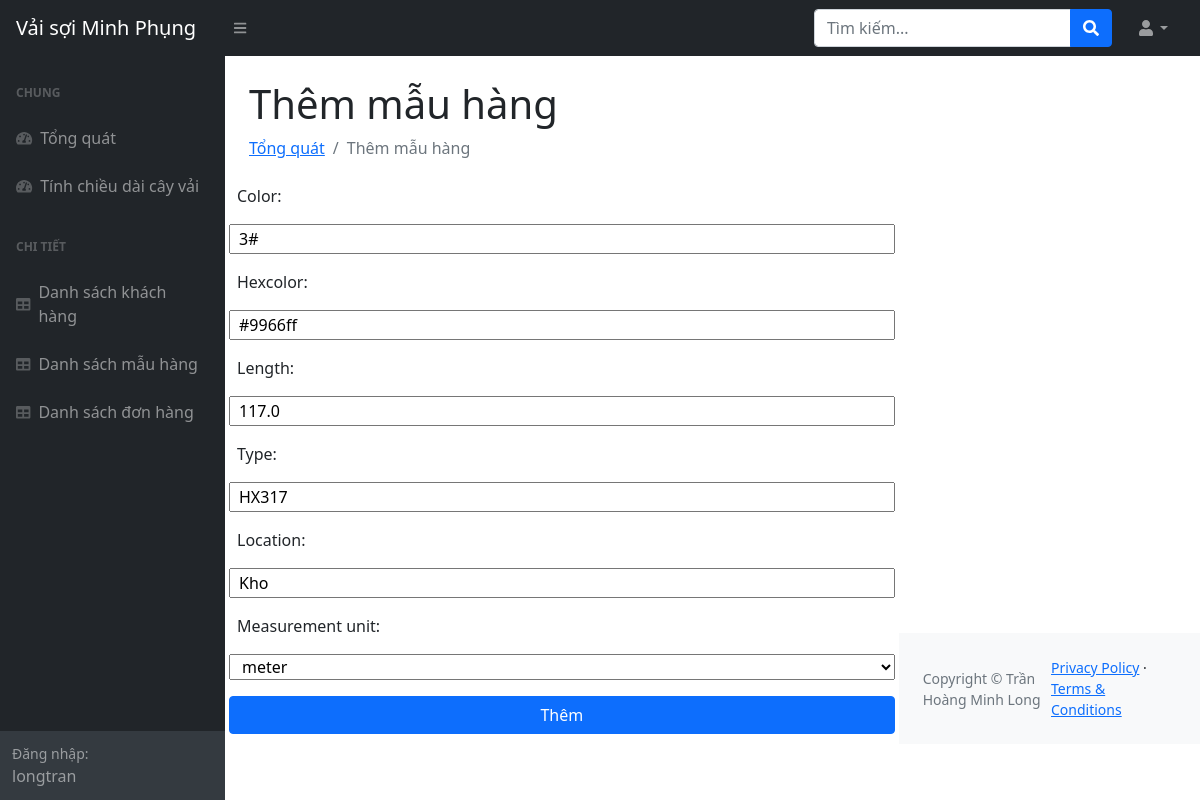
The page /updateProduct/20 (signed in) on the database its author committed.
### management/models.py (models this page shows, shortened)
class Product(models.Model):
    measurement_unit_choices = [
        ('m', 'meter'),
        ('y', 'yard'),
    ]
    product_id = models.BigAutoField(primary_key=True)
    color = models.CharField(max_length=64)
    hexcolor = models.CharField(max_length=64)
    length = models.FloatField()
    measurement_unit = models.CharField(max_length = 64, choices = measurement_unit_choices)
    type = models.CharField(max_length=64)
    location = models.CharField(max_length=64, null=True)
    measurement_unit = models.CharField(max_length=64, choices=measurement_unit_choices)
    product_date = models.DateTimeField(auto_now_add=True, null=True)

### management/decorators.py (the view)
        def wrapper_func(request, *args, **kwargs):
            group = None
            if request.user.groups.exists():
                group = request.user.groups.all()[0].name
            if group in allowed_roles:
                return view_func(request, *args, **kwargs)
            else:
                return HttpResponse("Bạn không có quyền truy cập")

### management/forms.py
class ProductForm(ModelForm):
    class Meta:
        model = Product
        fields = "__all__"

### management/views.py (called while the page is built)
@login_required(login_url="login")
@allowed_users(allowed_roles=["admin"])
def updateProduct(request, pk):
    product = Product.objects.get(product_id=pk)
    form = ProductForm(instance=product)
    if request.method == "POST":
        form = ProductForm(request.POST, instance=product)
        if form.is_valid():
            form.save(),
            return redirect("productTable")
    context = {
        "form": form,
    }
    return render(request, "management/forms/formProduct.html", context)

### management/templates/management/forms/formProduct.html (shortened to what this page needs)
{% extends 'management/main.html' %} {%block content%}
                <main>
                    <div class="container-fluid px-4">
                        <h1 class="mt-4">Thêm mẫu hàng</h1>
                        <ol class="breadcrumb mb-4">
                            <li class="breadcrumb-item"><a href="{% url 'home'%}">Tổng quát</a></li>
                            <li class="breadcrumb-item active">Thêm mẫu hàng</li>
                        </ol>
                    </div>
                   <div class="container mb-3 mt-3">
                    <form class="row g-3" action="" method="POST">
                        {{form}}
                          <button type="submit" class="btn btn-primary">Thêm</button>
                        </div>
                   </div>
{%endblock%}

### management/templates/management/sidenavbar.html (shortened to what this page needs)
<div id="layoutSidenav_nav">
  <nav class="sb-sidenav accordion sb-sidenav-dark" id="sidenavAccordion">
    <div class="sb-sidenav-menu">
      <div class="nav">
        <div class="sb-sidenav-menu-heading">Chung</div>
        <a class="nav-link" href="{% url "home"%}">
          <div class="sb-nav-link-icon">
            <i class="fas fa-tachometer-alt"></i>
          </div>
          Tổng quát
        </a>
        <a class="nav-link" href="{% url "lengthCalculator"%}">
          <div class="sb-nav-link-icon">
            <i class="fas fa-tachometer-alt"></i>
          </div>
          Tính chiều dài cây vải
        </a>
        <div class="sb-sidenav-menu-heading">Chi tiết</div>
        <a class="nav-link" href="{% url 'customerTable' %}">
          <div class="sb-nav-link-icon"><i class="fas fa-table"></i></div>
          Danh sách khách hàng
        </a>
        <a class="nav-link" href="{% url 'productTable' %}">
          <div class="sb-nav-link-icon"><i class="fas fa-table"></i></div>
          Danh sách mẫu hàng
        </a>
        <a class="nav-link" href="{% url 'orderTable' %}">
          <div class="sb-nav-link-icon"><i class="fas fa-table"></i></div>
          Danh sách đơn hàng
        </a>
      </div>
    </div>
    <div class="sb-sidenav-footer">
      <div class="small">Đăng nhập:</div>
      {{request.user}}
    </div>
  </nav>
</div>

### rows shown on the page
Product: color "3#", hexcolor "#9966ff", length "117.0", type "HX317", location "Kho", measurement_unit "meter"

### other values the page prints
{{ request.user }} "longtran"
